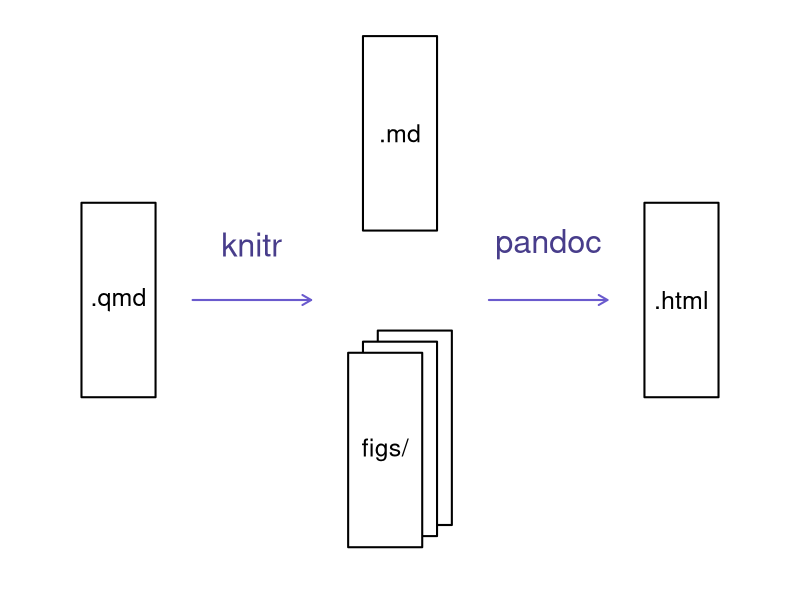

The R source for this figure:
## ---- chunk 1
#| label: rmd_to_html_fig
#| fig-width: 8
#| fig-height: 3
#| fig-align: "left"
#| echo: false

par(mar=rep(0, 4), bty="n", cex=1.5)
plot(0, 0, type="n", xlab="", ylab="", xaxt="n", yaxt="n",
     xlim=c(0, 100), ylim=c(0, 100))
xw <- 10
yh <- 35
xm <- 12
ym <- 50
rect(xm-xw/2, ym-yh/2, xm+xw/2, ym+yh/2, lwd=2)
text(xm, ym, ".qmd")

xm <- 50
ym <- 80
rect(xm-xw/2, ym-yh/2, xm+xw/2, ym+yh/2, lwd=2)
text(xm, ym, ".md")
xm <- 50; ym <- 25
for(i in c(2, 0, -2))
    rect(xm-xw/2+i, ym-yh/2+i, xm+xw/2+i, ym+yh/2+i, lwd=2,
         border="black", col="white")
text(xm-2, ym-2, "figs/")

xm <- 100-12
ym <- 50
rect(xm-xw/2, ym-yh/2, xm+xw/2, ym+yh/2, lwd=2)
text(xm, ym, ".html")

arrows(22, 50, 38, 50, lwd=2, col="slateblue", len=0.1)
text((22+38)/2, 60, "knitr", col="darkslateblue", cex=1.3)

arrows(62, 50, 78, 50, lwd=2, col="slateblue", len=0.1)
text((62+78)/2, 60, "pandoc", col="darkslateblue", cex=1.3)
